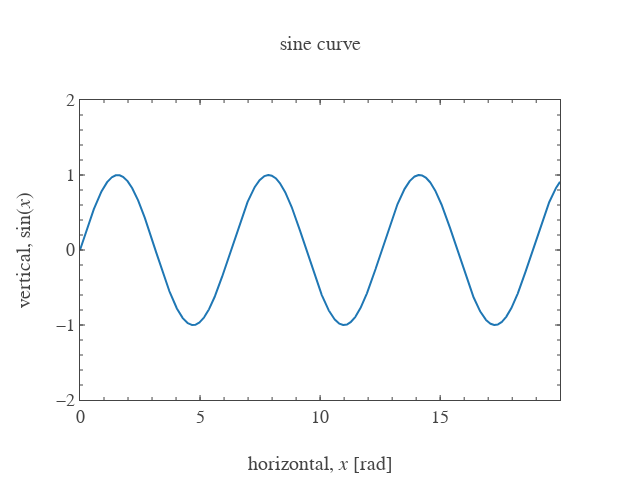

Source (notebook cell):
### Code cell
plt.scatter(data).show()

### Figure 1 — Plotly figure (JSON) as saved in the notebook; plotly's stock layout.template omitted (floating-point values rounded to 4 significant figures; data arrays with more than 128 entries replaced by an {"elided": "..."} marker saying what was removed)
{"data": [{"type": "scatter", "uid": "33cb0319-f669-455e-8551-7a428429804c", "x": {"elided": "2000 float values"}, "y": {"elided": "2000 float values"}}, {"type": "scatter", "uid": "3c11ca14-a4c5-4e95-9a55-99be7c2ad585", "visible": false, "xaxis": "x100", "yaxis": "y100"}], "layout": {"font": {"family": "Arial", "size": 18}, "height": 480, "title": "sine curve", "titlefont": {"family": "Arial", "size": 20}, "width": 640, "xaxis": {"dtick": 5, "hoverformat": ".f", "mirror": "ticks", "range": [0, 19.99], "showgrid": false, "showline": true, "showticklabels": true, "ticklen": 5, "ticks": "inside", "title": "horizontal, <i>x</i> [rad]", "titlefont": {"family": "Arial", "size": 20}, "zeroline": false}, "xaxis100": {"dtick": 1, "mirror": "ticks", "overlaying": "x", "range": [0, 19.99], "scaleanchor": "x", "showgrid": false, "showline": false, "showticklabels": false, "ticklen": 3, "ticks": "inside", "zeroline": false}, "yaxis": {"dtick": 1, "hoverformat": ".f", "mirror": "ticks", "range": [-2, 2], "showgrid": false, "showline": true, "showticklabels": true, "ticklen": 5, "ticks": "inside", "title": "vertical, <i></i>sin<i></i>(<i>x</i>)<i></i>", "titlefont": {"family": "Arial", "size": 20}, "zeroline": false}, "yaxis100": {"dtick": 0.2, "mirror": "ticks", "overlaying": "y", "range": [-2, 2], "scaleanchor": "y", "showgrid": false, "showline": false, "showticklabels": false, "ticklen": 3, "ticks": "inside", "zeroline": false}}}
